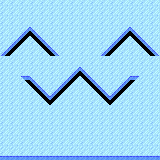

This game map was drawn from its Tiled (.tmx) file and the tilesets committed beside it. A one-line description and the full map source follow:
An orthogonal 16x16 tile map with 10x10 px tiles, 1 tile layer (Tile Layer 1).

<map version="1.10" tiledversion="1.10.1" orientation="orthogonal" renderorder="right-down" width="16" height="16" tilewidth="10" tileheight="10" infinite="0" nextlayerid="2" nextobjectid="1">
 <tileset firstgid="1" source="../../Tiles/thicket tiles.tsx" />
 <layer id="1" name="Tile Layer 1" width="16" height="16">
  <data encoding="csv">
26,26,26,26,26,26,26,26,26,26,26,26,26,26,26,26,
26,26,26,26,26,26,26,26,26,26,26,26,26,26,26,26,
26,26,26,26,26,26,26,26,26,26,26,26,26,26,26,26,
26,26,24,25,26,26,26,26,26,26,26,26,24,25,26,26,
26,24,23,22,25,26,26,26,26,26,26,24,23,22,25,26,
24,23,26,26,22,25,26,26,26,26,24,23,26,26,22,25,
26,26,26,26,26,26,26,26,26,26,26,26,26,26,26,26,
26,26,26,26,26,26,26,24,25,26,26,26,26,26,26,26,
26,26,22,25,26,26,24,23,22,25,26,26,24,23,26,26,
26,26,26,22,25,24,23,26,26,22,25,24,23,26,26,26,
26,26,26,26,22,23,26,26,26,26,22,23,26,26,26,26,
26,26,26,26,26,26,26,26,26,26,26,26,26,26,26,26,
26,26,26,26,26,26,26,26,26,26,26,26,26,26,26,26,
26,26,26,26,26,26,26,26,26,26,26,26,26,26,26,26,
26,26,26,26,26,26,26,26,26,26,26,26,26,26,26,26,
26,26,26,26,26,26,26,26,26,26,26,26,26,26,26,26
</data>
 </layer>
</map>
